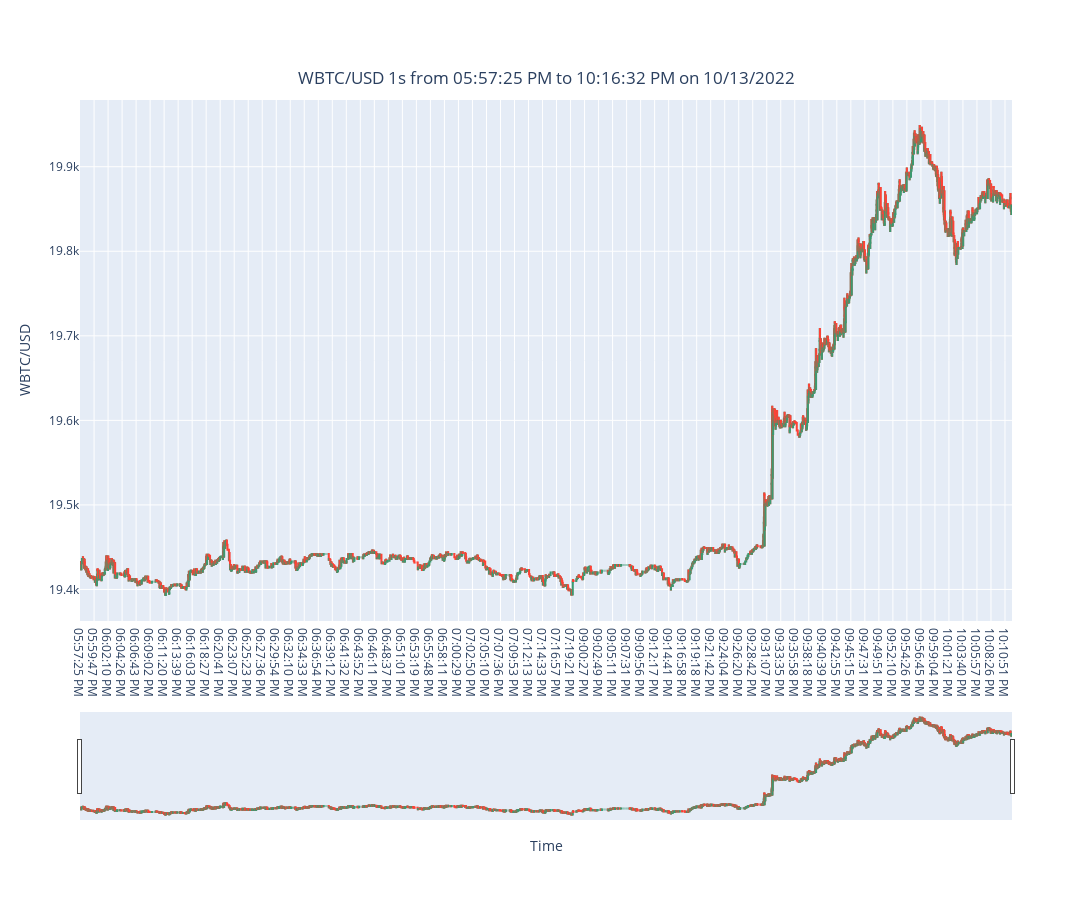

The notebook cell saved with this chart:
### Code cell
plot_rate('WBTC',1) #Check WBTC_plot_rate_1 for output

### Figure 1 — Plotly figure (JSON) as saved in the notebook; plotly's stock layout.template omitted (floating-point values rounded to 4 significant figures; data arrays with more than 128 entries replaced by an {"elided": "..."} marker saying what was removed)
{"data": [{"close": {"elided": "8446 float values"}, "high": {"elided": "8446 float values"}, "low": {"elided": "8446 float values"}, "name": "WBTC", "open": {"elided": "8447 float values"}, "type": "candlestick", "x": {"elided": "8447 str values"}}], "layout": {"height": 900, "title": {"text": "WBTC/USD 1s from 05:57:25 PM to 10:16:32 PM on 10/13/2022", "x": 0.5, "xanchor": "center", "y": 0.92, "yanchor": "top"}, "width": 1900, "xaxis": {"title": {"text": "Time"}}, "yaxis": {"title": {"text": "WBTC/USD"}}}}
